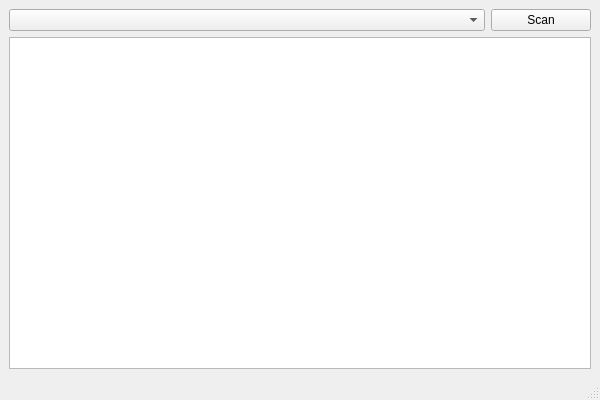
<?xml version="1.0" encoding="UTF-8"?>
<ui version="4.0">
 <class>DataWindow</class>
 <widget class="QMainWindow" name="DataWindow">
  <property name="geometry">
   <rect>
    <x>0</x>
    <y>0</y>
    <width>600</width>
    <height>400</height>
   </rect>
  </property>
  <property name="windowTitle">
   <string>MainWindow</string>
  </property>
  <widget class="QWidget" name="centralwidget">
   <layout class="QGridLayout" name="gridLayout">
    <item row="0" column="0">
     <layout class="QVBoxLayout" name="verticalLayout">
      <item>
       <layout class="QHBoxLayout" name="horizontalLayout">
        <item>
         <widget class="QComboBox" name="comboBox"/>
        </item>
        <item>
         <widget class="QPushButton" name="btnScan">
          <property name="maximumSize">
           <size>
            <width>100</width>
            <height>16777215</height>
           </size>
          </property>
          <property name="text">
           <string>Scan</string>
          </property>
         </widget>
        </item>
       </layout>
      </item>
      <item>
       <widget class="QTableView" name="tableView"/>
      </item>
     </layout>
    </item>
   </layout>
  </widget>
  <widget class="QMenuBar" name="menubar">
   <property name="geometry">
    <rect>
     <x>0</x>
     <y>0</y>
     <width>600</width>
     <height>22</height>
    </rect>
   </property>
  </widget>
  <widget class="QStatusBar" name="statusbar"/>
 </widget>
 <resources/>
 <connections/>
</ui>
